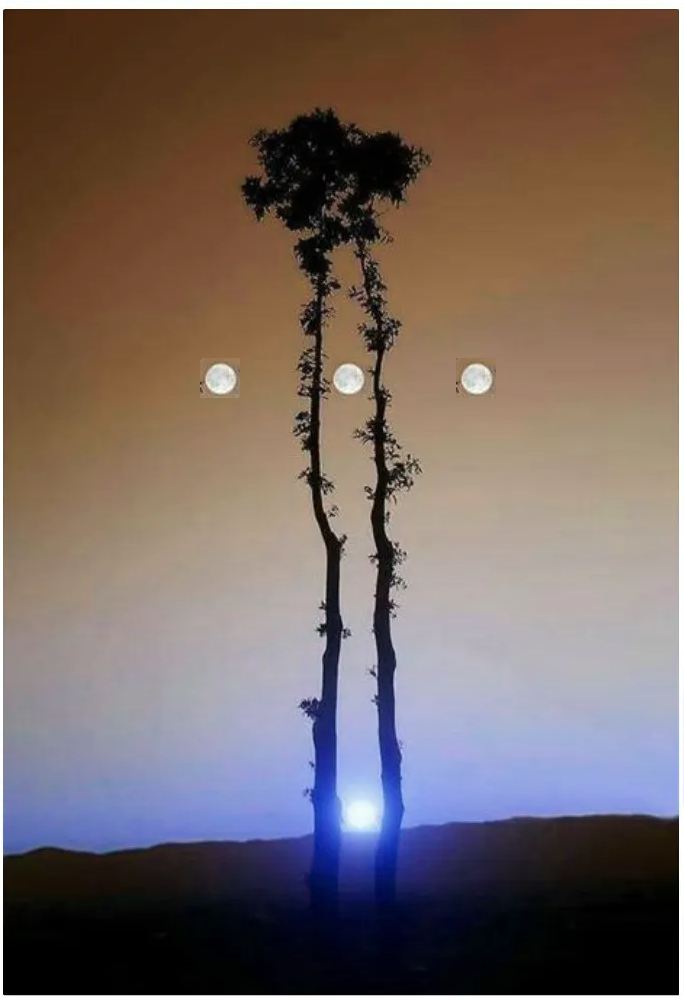
#> input picture sunandmoon_forged.png, 684 x 1000 px, found by its file name
$ python 'Image Forgery Detection Method..py'
#> lines starting #> are read from the running program, lines starting #| are printed output that depends on the picture
#> further down, image is the input picture: shape (1000, 684, 3); mean B, G, R 98.4, 103, 117.9
#Pract8:- Illustration of Image Forgery Detection Method.
#Create a python code to detect if any forgery is made in an image.

import cv2
import numpy as np
import matplotlib.pyplot as plt

def embed_watermark(image, watermark_text):
    # Convert image to grayscale
#> called with watermark_text = 'AUTHENTIC'
    gray = cv2.cvtColor(image, cv2.COLOR_BGR2GRAY)
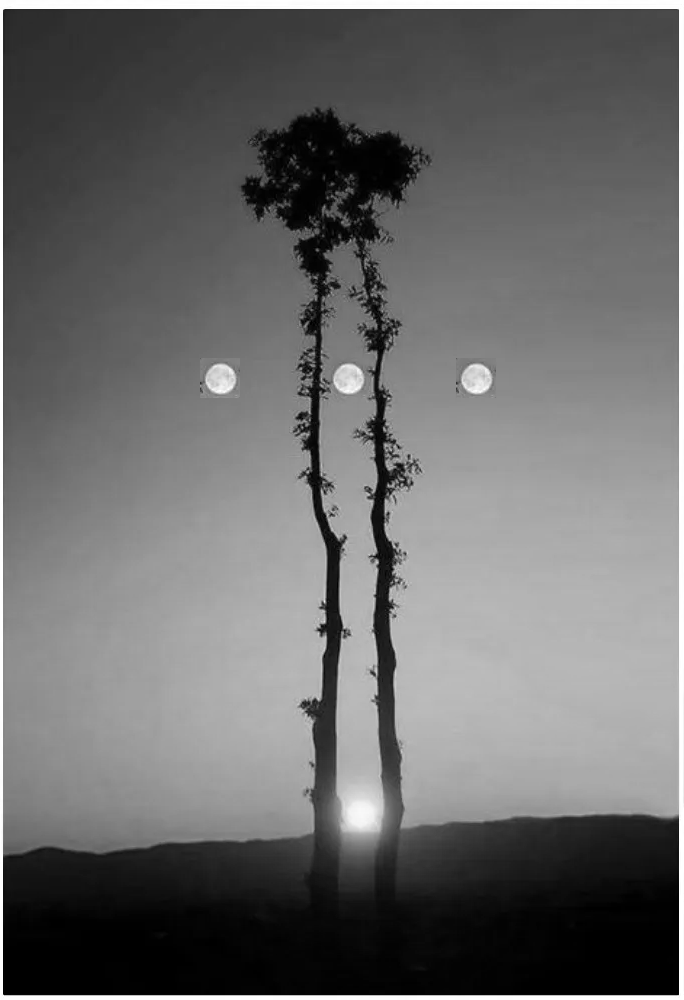
#> gray: shape (1000, 684); min 0, max 255, mean 107
    gray = np.float32(gray)

    # Apply DCT
    dct = cv2.dct(gray)

    # Embed watermark text as ASCII into DCT coefficients
    watermark = [ord(c) for c in watermark_text]   #ord gives ASCII code for every character in watermark_text
    for i, val in enumerate(watermark):
        dct[0, i] += val % 10  # Embed only the last digit of the ASCII code into only in low-frequency band (top row)
#> dct: shape (1000, 684) float32; min -31347.3, max 88465, mean 0.3

    # Apply inverse DCT
    watermarked_img = cv2.idct(dct)
    watermarked_img = np.uint8(np.clip(watermarked_img, 0, 255))

    return watermarked_img


# Load original image
image = cv2.imread(r"D:\Ruchita\Information_Technology\MSC-IT(CC)\SEM2\Practs\sunandmoon_forged.png")
watermarked = embed_watermark(image, "AUTHENTIC")

""" Simulate forgery by tampering with image"""

tampered = watermarked.copy()
tampered[358:398, 328:368] = 255  # White patch (fake object)
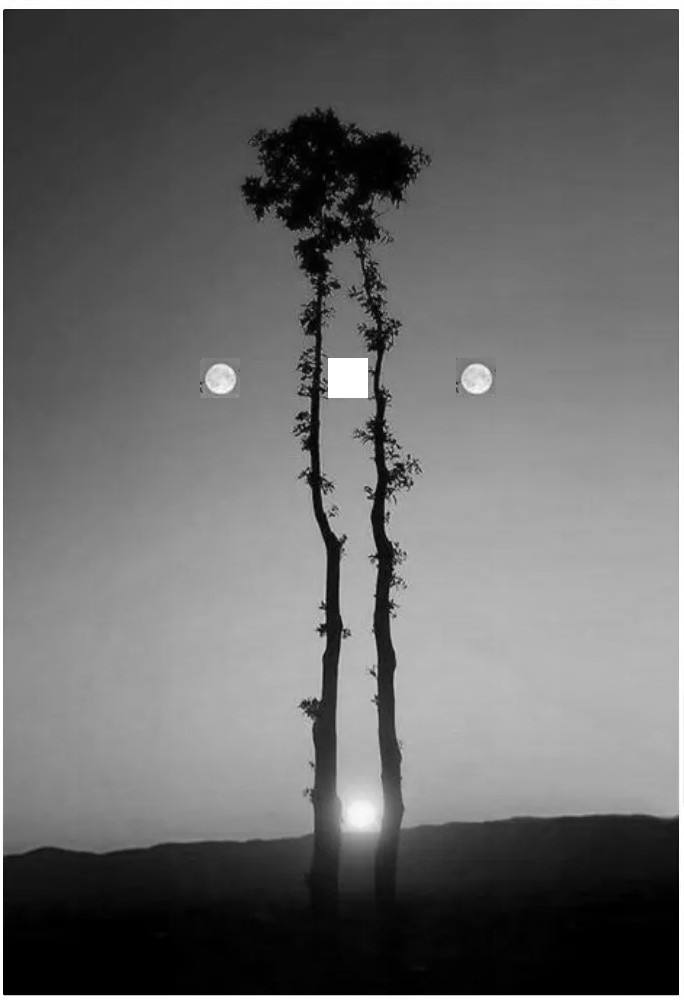
#> tampered: shape (1000, 684); min 0, max 255, mean 106.8

# Show images
plt.figure(figsize=(12, 4))
plt.subplot(1, 3, 1)
plt.imshow(cv2.cvtColor(image, cv2.COLOR_BGR2RGB))
plt.title("Original Image")
plt.axis("off")

plt.subplot(1, 3, 2)
plt.imshow(watermarked, cmap='gray')
plt.title("Watermarked Image")
plt.axis("off")

plt.subplot(1, 3, 3)
plt.imshow(tampered, cmap='gray')
plt.title("Tampered Image")
plt.axis("off")
plt.tight_layout()
plt.show()
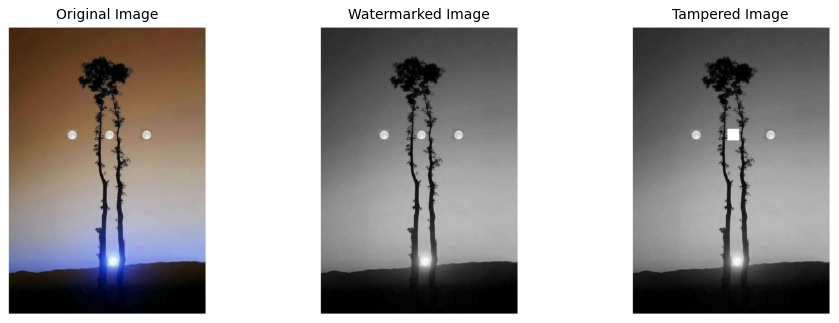
#> figure drawn by matplotlib, 3 panels

"""
#Checking Image for Forgery
"""

def extract_watermark(image, length):
    # Convert to grayscale and DCT
#> called with length = 9
    gray = np.float32(image)
    dct = cv2.dct(gray)

    # Extract the embedded values
    extracted = ""
    for i in range(length):
        char_val = int(dct[0, i]) % 10
        extracted += str(char_val)
#> this loop made 9 passes
#> (char_val, extracted) on passes 1 to 9: (2, '2'), (7, '27'), (3, '273'), (0, '2730'), (9, '27309'), (7, '273097'), (6, '2730976'), (9, '27309769'), (1, '273097691')

    return extracted

# Try to extract watermark from both images
wm_extracted_clean = extract_watermark(watermarked, len("AUTHENTIC"))
#> wm_extracted_clean = '273097691'
wm_extracted_tampered = extract_watermark(tampered, len("AUTHENTIC"))
#> the loop in extract_watermark (call 2), `for i in range(length):` made 9 passes
#> (char_val, extracted) on passes 1 to 9: (1, '1'), (1, '11'), (5, '115'), (8, '1158'), (1, '11581'), (9, '115819'), (4, '1158194'), (6, '11581946'), (0, '115819460')
#> wm_extracted_tampered = '115819460'

print("Extracted from watermarked image:", wm_extracted_clean)
#| Extracted from watermarked image: 273097691
print("Extracted from tampered image:", wm_extracted_tampered)
#| Extracted from tampered image: 115819460

if wm_extracted_clean != wm_extracted_tampered:
    print("\n⚠️ Forgery Detected: Watermark integrity compromised.")
else:
    print("\n✅ Image appears to be authentic.")
